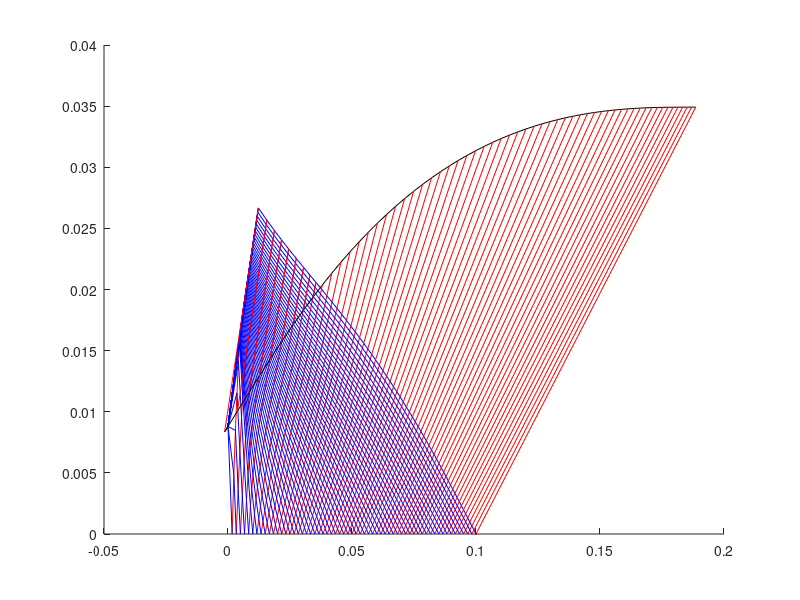

MATLAB code to generate this figure: (Note: this script raises an error after producing the figure.)
%% Housekeeping and initialisation

clear %delete workspace
clc %clear command window
close all %close all figures and other popups

order = 0; %conditions for first iteration
pressurechange = 0; %conditions for first iteration

%READ:
%THIS CODE IS AN IMPLEMENTATION OF THE INVERSE MARCHING METHOD DESCRIBED BY
%ZUCROW AND MODELLED ON THE SHEFFIELD 2020 PAPER WHICH ASSUMES A CENTRELINE
%PRESSURE DISTRIBUTION.

%THE INVERSE MARCHING METHOD STARTS FROM THE CENTRE LINE AND WORKS BOTTOM
%TO TOP HENCE USING POINTS I,J-1 AND I+1,J TO FIND I,J. THIS METHOD REQUIRES A BUNCH OF ITERATION WHICH IS CAUSING SOME
%NUMERICAL STABILITY PROBLEMS.

%ALSO CURRENTLY THE CODE DOES NOT HAVE GOOD BOUNDARY CONDITIONS AT THE THROAT-
%IT IS NECESSARY TO MODEL A TRANSONIC REGION USING SAUER'S METHOD- SEE THE
%JONES TETT PAPER PAGE 3

%THERE IS AN ALTERNATIVE IN THE DIRECT METHOD WHICH WILL NEED SOME MORE
%BOUNDARY CONDITIONS BUT IT WILL NEED LESS ITERATION SO I WILL LOOK AT THAT
%NEXT

%% Inputs

Lnet = 0.1; %initial guess of centreline "net" length
q = -3; %cubic pressure distribution parameter- must be negative
n = 60; %number of characteristic lines to plot
maxerror = 0.01;

rt = 0.0088; %throat radius

g = 1.1484; %ratio of specific heats (gamma)
R = 329;  %gas constant
T0 = 3170; %stagnation temperature
P0 = 30e5; %stagnation pressure
Pe = 1e5; %ambient (and exit) pressure
Cp = R*g/(g-1); %specific heat

Me = sqrt(((P0/Pe)^((g-1)/g)-1)*2/(g-1)); %exit mach number
AR = ((g+1)/2)^((-(g+1))/(2*(g-1)))*((1+(g-1)/2*Me^2)^((g+1)/(2*(g-1))))/Me; %1D area ratio


%% Iteration loop

x = NaN(n,n); %predefine matrices
r = NaN(n,n);
mu = NaN(n,n);
theta = NaN(n,n);
V = NaN(n,n);
T = NaN(n,n);
M = NaN(n,n);
Pn = NaN(n,n);
Qn = NaN(n,n);
N = NaN(n,n);
C = NaN(n,n);

approve = 'y';
while approve == 'y' %iterations
    
    xtemp = x; %save values from last iteration
    rtemp = r;
    Vtemp = V;
    Ttemp = T;
    mutemp = mu;
    thetatemp=theta;
    Mtemp = M;
    
    close all %close all figures
    
    if pressurechange ~= 0
        Lnet = Lnet-Lnet*pressurechange/20; %just shift it into the right direction...
    end
    
    for i=1:n %due to lack of boundary conditions for initial expansion a cubic pressure distribution is assumed along the centreline
        xcentre(i) = Lnet/n*i; %centreline x points
        %         Pcentre(i) = exp(((q*Lnet+2*(log(P0)-log(Pe)))/Lnet^3)*xcentre(i)^3 ...
        %             -((2*q*Lnet + 3*(log(P0)-log(Pe)))/(Lnet^2))*xcentre(i)^2+q*xcentre(i)+log(P0)); %cubic distribution of pressure
        Pcentre(i) = exp(Lnet^(-2)*(xcentre(i)-Lnet)^2*(log(P0)-log(Pe))+log(Pe)); %quadratic distribution of pressure
        if Pcentre(i) >= P0/(1+(g-1)/2)^(g/(g-1)) %if the pressure distribution creates subsonic region
            Pcentre(i) = P0/(1+(g-1)/2*(1+i*0.01)^2)^(g/(g-1)); %make it arbitrarily supersonic instead
        end
        Tcentre(i) = (P0/Pcentre(i))^((1-g)/g)*T0; %centreline properties
        Mcentre(i) = sqrt(((P0/Pcentre(i))^((g-1)/g)-1)*2/(g-1));
        Vcentre(i) = Mcentre(i)*sqrt(g*R*Tcentre(i));
        mucentre(i) = asin(1/Mcentre(i));
        thetacentre(i)=0;
    end
    
    for i= 1:n %for any pair of incident and reflected lines
        x(i,i) = xcentre(i); %pair meets at centreline
        r(i,i) = 0;
        theta(i,i) = thetacentre(i);
        mu(i,i) = mucentre(i);
        M(i,i) = Mcentre(i);
        T(i,i) = Tcentre(i);
        V(i,i) = Vcentre(i);
    end
    
    for k = 1:n %gradually increasing steps away from centreline
        for i = 1:n %for every reflected characteristic
            for j = i+k %for incident characteristics intersecting with reflected ones, stepping away from centreline
                if j >= n+1 %if reached the right end of matrix (crossed all incident characteristics for this reflected characteristic)
                    j = n; %keep j at end
                    break %move to next i
                end
                
                if abs(i-j) == 1 %if just above centreline, then equations are a bit more implicit according to Shapiro 1953 and symbolic toolbox is needed
                    if order == 1 %if iterating with higher order difference
                        
                        Pn(i,j) = theta(i,j)/r(i,j); %arbitrary functions for calculating V
                        Qn(i,j) = theta(i,j)/r(i,j); %Shapiro 1953 shows this is the limit of P and Q as r1, theta1 -> 0 i.e centreline points
                        
                        x(i,j) = (r(i,j-1)-r(i+1,j)+x(i+1,j)*(tan(theta(i+1,j)-mu(i+1,j))+tan(theta(i,j)-mu(i,j)))/2-x(i,j-1)*(tan(theta(i,j-1)+mu(i,j-1))+tan(theta(i,j)+mu(i,j)))/2)... %numerator
                            /((tan(theta(i+1,j)-mu(i+1,j))+tan(theta(i,j)-mu(i,j)))/2-(tan(theta(i,j-1)+mu(i,j-1))+tan(theta(i,j)+mu(i,j)))/2); %denominator
                        
                        r(i,j) = r(i,j-1)+(x(i,j)-x(i,j-1))*(tan(theta(i,j-1)+mu(i,j-1))+tan(theta(i,j)+mu(i,j)))/2; %radial coordinate
                        
                        if j == n %if last incident wave, there is no j+1 point so j value used
                            N(i,j) = 2/(tan(mu(i,j-1))+tan(mu(i,j)))*(2*V(i,j-1)/(V(i,j-1)+V(i,j))+(Pn(i,j)+Pn(i,j))/2*(x(i,j)-x(i,j-1))); %arbitrary functions for calculating V
                            C(i,j) = 2/(tan(mu(i+1,j))+tan(mu(i,j)))*(2*V(i+1,j)/(V(i+1,j)+V(i,j))+(Qn(i,j)+Qn(i,j))/2*(x(i,j)-x(i+1,j))); %because j is at the end the value of j+1 equals value of j.
                            theta(i,j) = theta(i,j-1)+2/(tan(mu(i,j-1))+tan(mu(i,j)))*(2*(V(i,j)-V(i,j-1))/(V(i,j)+V(i,j-1))-(Pn(i,j)+Pn(i,j))/2*(x(i,j)-x(i,j-1))); %flow angle at this point
                        else %all other waves-> have a j+1 point
                            N(i,j) = 2/(tan(mu(i,j-1))+tan(mu(i,j)))*(2*V(i,j-1)/(V(i,j-1)+V(i,j))+(Pn(i,j)+Pn(i,j+1))/2*(x(i,j)-x(i,j-1))); %arbitrary functions for calculating V
                            C(i,j) = 2/(tan(mu(i+1,j))+tan(mu(i,j)))*(2*V(i+1,j)/(V(i+1,j)+V(i,j))+(Qn(i,j)+Qn(i,j+1))/2*(x(i,j)-x(i+1,j))); %arbitrary functions for calculating V
                            theta(i,j) = theta(i,j-1)+2/(tan(mu(i,j-1))+tan(mu(i,j)))*(2*(V(i,j)-V(i,j-1))/(V(i,j)+V(i,j-1))-(Pn(i,j)+Pn(i,j+1))/2*(x(i,j)-x(i,j-1))); %flow angle at this point
                        end
                        
                        V(i,j) = (N(i,j)+C(i,j)-theta(i,j-1)+theta(i+1,j))/(4*((V(i,j-1)+V(i,j))^-1*(tan(mu(i,j-1))+tan(mu(i,j)))^-1+(V(i+1,j)+V(i,j))^-1*(tan(mu(i+1,j))+tan(mu(i,j)))^-1)); %velocity at this point
                        
                    else %if not iterating difference-> first order difference
                        x(i,j) = (r(i,j-1)-r(i+1,j)+x(i+1,j)*tan(theta(i+1,j)-mu(i+1,j))-x(i,j-1)*tan(theta(i,j-1)+mu(i,j-1)))... %x coord, numerator
                            /(tan(theta(i+1,j)-mu(i+1,j))-tan(theta(i,j-1)+mu(i,j-1))); %denominator
                        
                        r(i,j) = r(i,j-1)+(x(i,j)-x(i,j-1))*tan(theta(i,j-1)+mu(i,j-1)); %r coord
                        
                        V(i,j) = (V(i,j-1)*V(i+1,j)*(x(i,j-1)*cot(mu(i,j-1))^2 - x(i,j)*cot(mu(i,j-1))^2 - r(i,j)*theta(i,j-1) + r(i,j)*theta(i+1,j) + theta(i,j-1)*x(i,j-1) - theta(i+1,j)*x(i,j-1) - theta(i,j-1)*x(i,j) + theta(i+1,j)*x(i,j) + r(i,j)*cot(mu(i,j-1)) + r(i,j)*cot(mu(i+1,j)) - x(i,j-1)*cot(mu(i,j-1)) - x(i,j-1)*cot(mu(i+1,j)) + x(i,j)*cot(mu(i,j-1)) + x(i,j)*cot(mu(i+1,j)) - theta(i,j-1)*x(i,j-1)*cot(mu(i,j-1)) - theta(i,j-1)*x(i+1,j)*cot(mu(i+1,j)) + theta(i,j-1)*x(i,j)*cot(mu(i,j-1)) + theta(i,j-1)*x(i,j)*cot(mu(i+1,j)) + x(i+1,j)*cot(mu(i,j-1))*cot(mu(i+1,j)) - x(i,j)*cot(mu(i,j-1))*cot(mu(i+1,j))))... %numerator, this was derived symbolically using P = th(i,j)/r(i,j)
                            /(V(i+1,j)*x(i,j-1)*cot(mu(i,j-1))^2 - V(i+1,j)*x(i,j)*cot(mu(i,j-1))^2 + V(i,j-1)*r(i,j)*cot(mu(i+1,j)) + V(i+1,j)*r(i,j)*cot(mu(i,j-1)) - V(i,j-1)*x(i,j-1)*cot(mu(i+1,j)) - V(i+1,j)*x(i,j-1)*cot(mu(i,j-1)) + V(i,j-1)*x(i,j)*cot(mu(i+1,j)) + V(i+1,j)*x(i,j)*cot(mu(i,j-1)) + V(i+1,j)*x(i+1,j)*cot(mu(i,j-1))*cot(mu(i+1,j)) - V(i+1,j)*x(i,j)*cot(mu(i,j-1))*cot(mu(i+1,j))); %denominator, this was derived symbolically using P = th(i,j)/r(i,j)
                        
                        theta(i,j) = (r(i,j)*(V(i+1,j)*cot(mu(i,j-1))*cot(mu(i+1,j)) - V(i,j-1)*cot(mu(i,j-1))*cot(mu(i+1,j)) + V(i,j-1)*theta(i,j-1)*cot(mu(i+1,j)) + V(i+1,j)*theta(i+1,j)*cot(mu(i,j-1))))... %numerator, this was derived symbolically using P = th(i,j)/r(i,j)
                            /(V(i+1,j)*x(i,j-1)*cot(mu(i,j-1))^2 - V(i+1,j)*x(i,j)*cot(mu(i,j-1))^2 + V(i,j-1)*r(i,j)*cot(mu(i+1,j)) + V(i+1,j)*r(i,j)*cot(mu(i,j-1)) - V(i,j-1)*x(i,j-1)*cot(mu(i+1,j)) - V(i+1,j)*x(i,j-1)*cot(mu(i,j-1)) + V(i,j-1)*x(i,j)*cot(mu(i+1,j)) + V(i+1,j)*x(i,j)*cot(mu(i,j-1)) + V(i+1,j)*x(i+1,j)*cot(mu(i,j-1))*cot(mu(i+1,j)) - V(i+1,j)*x(i,j)*cot(mu(i,j-1))*cot(mu(i+1,j))); %denominator, this was derived symbolically using P = th(i,j)/r(i,j)
                        
                    end
                    T(i,j) = T0 - V(i,j)^2/2/Cp; %temperature
                    M(i,j) = V(i,j)/sqrt(g*R*T(i,j)); %mach number
                    mu(i,j) = asin(1/M(i,j)); %mach angle
                    
                elseif i ~= j %if not on centreline and not just above it, then equations are more explicit and simpler
                    
                    Pn(i,j) = tan(mu(i,j-1))*sin(mu(i,j-1))*sin(theta(i,j-1))/(r(i,j-1)*cos(theta(i,j-1)+mu(i,j-1))); %arbitrary functions for calculating V
                    Qn(i,j) = tan(mu(i+1,j))*sin(mu(i+1,j))*sin(theta(i+1,j))/(r(i+1,j)*cos(theta(i+1,j)-mu(i+1,j))); %arbitrary functions for calculating V
                    
                    if order == 1 %if iterating, use averaged slopes
                        x(i,j) = (r(i,j-1)-r(i+1,j)+x(i+1,j)*(tan(theta(i+1,j)-mu(i+1,j))+tan(theta(i,j)-mu(i,j)))/2-x(i,j-1)*(tan(theta(i,j-1)+mu(i,j-1))+tan(theta(i,j)+mu(i,j)))/2)... %numerator
                            /((tan(theta(i+1,j)-mu(i+1,j))+tan(theta(i,j)-mu(i,j)))/2-(tan(theta(i,j-1)+mu(i,j-1))+tan(theta(i,j)+mu(i,j)))/2); %denominator
                        
                        r(i,j) = r(i,j-1)+(x(i,j)-x(i,j-1))*(tan(theta(i,j-1)+mu(i,j-1))+tan(theta(i,j)+mu(i,j)))/2; %radial component
                        if j == n %if at the end then...
                            N(i,j) = 2/(tan(mu(i,j-1))+tan(mu(i,j)))*(2*V(i,j-1)/(V(i,j-1)+V(i,j))+(Pn(i,j)+Pn(i,j))/2*(x(i,j)-x(i,j-1))); %as before
                            C(i,j) = 2/(tan(mu(i+1,j))+tan(mu(i,j)))*(2*V(i+1,j)/(V(i+1,j)+V(i,j))+(Qn(i,j)+Qn(i,j))/2*(x(i,j)-x(i+1,j)));
                            V(i,j) = (N(i,j)+C(i,j)-theta(i,j-1)+theta(i+1,j))/(4*((V(i,j-1)+V(i,j))^-1*(tan(mu(i,j-1))+tan(mu(i,j)))^-1+(V(i+1,j)+V(i,j))^-1*(tan(mu(i+1,j))+tan(mu(i,j)))^-1));
                            theta(i,j) = theta(i,j-1)+2/(tan(mu(i,j-1))+tan(mu(i,j)))*(2*(V(i,j)-V(i,j-1))/(V(i,j)+V(i,j-1))-(Pn(i,j)+Pn(i,j))/2*(x(i,j)-x(i,j-1)));
                            
                        else %everywhere else, a j+1 point exists
                            N(i,j) = 2/(tan(mu(i,j-1))+tan(mu(i,j)))*(2*V(i,j-1)/(V(i,j-1)+V(i,j))+(Pn(i,j)+Pn(i,j+1))/2*(x(i,j)-x(i,j-1)));
                            C(i,j) = 2/(tan(mu(i+1,j))+tan(mu(i,j)))*(2*V(i+1,j)/(V(i+1,j)+V(i,j))+(Qn(i,j)+Qn(i,j+1))/2*(x(i,j)-x(i+1,j)));
                            V(i,j) = (N(i,j)+C(i,j)-theta(i,j-1)+theta(i+1,j))/(4*((V(i,j-1)+V(i,j))^-1*(tan(mu(i,j-1))+tan(mu(i,j)))^-1+(V(i+1,j)+V(i,j))^-1*(tan(mu(i+1,j))+tan(mu(i,j)))^-1));
                            theta(i,j) = theta(i,j-1)+2/(tan(mu(i,j-1))+tan(mu(i,j)))*(2*(V(i,j)-V(i,j-1))/(V(i,j)+V(i,j-1))-(Pn(i,j)+Pn(i,j+1))/2*(x(i,j)-x(i,j-1)));
                        end
                    else %not iterating, first order slope
                        x(i,j) = (r(i,j-1)-r(i+1,j)+x(i+1,j)*tan(theta(i+1,j)-mu(i+1,j))-x(i,j-1)*tan(theta(i,j-1)+mu(i,j-1)))/(tan(theta(i+1,j)-mu(i+1,j))-tan(theta(i,j-1)+mu(i,j-1)));
                        r(i,j) = r(i,j-1)+(x(i,j)-x(i,j-1))*tan(theta(i,j-1)+mu(i,j-1));
                        V(i,j) = 1/(cot(mu(i,j-1))/V(i,j-1)+cot(mu(i+1,j))/V(i+1,j))*((cot(mu(i,j-1))*(1+Pn(i,j)*(x(i,j)-x(i,j-1))))+cot(mu(i+1,j))*(1+Qn(i,j)*(x(i,j)-x(i+1,j)))+theta(i+1,j)-theta(i,j-1));
                        theta(i,j) = theta(i,j-1) + cot(mu(i,j-1))*((V(i,j)-V(i,j-1))/V(i,j-1)) - Pn(i,j)*(x(i,j)-x(i,j-1));
                    end
                    
                    T(i,j) = T0 - V(i,j)^2/2/Cp;
                    M(i,j) = V(i,j)/sqrt(g*R*T(i,j));
                    mu(i,j) = asin(1/M(i,j));
                    
                    
                end
                
            end
        end
    end
    
    
    %% Plot characteristics so far
    
    figure() %create figure
    hold on %hold all plots on same figure
    
    for i = 1:n %for all characteristics
        plot(x(i,i:n),r(i,i:n),'r') %plot the reflected plus characteristics
        
        xplot = x; %see below
        xplot(xplot==0)=nan; %data set without ugly 0 values
        
        plot([0,xplot(1,i)],[rt,r(1,i)],'b') %plot the throat-originating minus characteristics before meeting reflections
        plot(xplot(1:n,i),r(1:n,i),'b'); %plot the throat-originating minus characteristics after meeting reflections
        
    end
    
    %% Calculate wall coordinates
    theta_av = zeros(n,1);
    for i = 1:n
        if i <= n-1
            theta_av(i,1) = 0.5*(theta(i,n) + theta(i+1,n)); %flow angle at walls;
        else
            theta_av(i,1) = (theta(i,n));
        end
    end
    %note that n = 39 and we have n+1 lines
    %Theta(:,n) are flow angles after crossing the last throat originating
    %characteristic; these and other values are then constant until they hit
    %the wall. So these are wall angles and values.
    %This line finds the wall flow angle by averaging between two consecutive wall points
    a_w = tan(theta_av); % wall slopes in dy/dx
    a_c = tan(theta(1:n,n)+mu(1:n,n)); % dy/dx slopes of the reflected plus characteristics at wall
    X_c = x(1:n,n); %x coordinate of reflected plus characteristic after crossing last throat-originating minus characteristic
    Y_c = r(1:n,n); %y coordinate of reflected plus characteristic after crossing last throat-originating minus characteristic
    X_w = zeros(n+1,1); %empty matrix of wall x coordinates
    Y_w = [rt;zeros(n,1)]; %empty matrix of wall y coordinates
    
    %% Plot wall
    
    for i=2:n+1 %for all wall points -> start at 2 to n+1 because of numerical scheme propagating from previous point
        %     X_w(i,1) = (Y_w(i-1,1)-Y_c(i-1,1)-a_w(i-1,1)*X_w(i-1,1)+a_c(i-1,1)*X_c(i-1,1))/(a_c(i-1,1)-a_w(i-1,1)); %x coordinate of wall
        %by combining previous wall coordinate and characteristic line
        %meeting the current wall point
        X_w(i,1) = (X_w(i-1,1)*a_w(i-1,1)-X_c(i-1,1)*a_c(i-1,1)+Y_c(i-1,1)-Y_w(i-1,1))/(a_w(i-1,1)-a_c(i-1,1)); %x coordinate of wall
        
        %     Y_w(i,1) = Y_w(i-1,1) + a_w(i-1,1)*(X_w(i,1)-X_w(i-1,1)); %wall y coordinates
        Y_w(i,1) = Y_w(i-1,1) + a_w(i-1,1)*(X_w(i,1)-X_w(i-1,1)); %wall y coordinates
    end
    plot(X_w,Y_w,'k') %plot nozzle wall
    
    for i = 2:n+1
        plot([X_c(i-1),X_w(i)],[Y_c(i-1),Y_w(i)],'r') %plot reflected plus characteristics to wall
    end
    
    if abs(Y_w(end)^2/rt^2 - AR) > maxerror
        disp(['Exit area error= ',num2str((abs(Y_w(end)^2/rt^2 - AR))*100),'%.'])
        approve = input(['Unacceptable discrepancy in exit area, iterate? y/n '],'s');
        approve = string(approve);
        if approve ~= 'y'
            break
        end
        decision = input(['Higher order Difference or new Pressure distribution? d/p '],'s');
        decision = string(decision);
        if decision == 'd'
            order = 1; %iterate slopes
            pressurechange = 0; %do not change centreline distribution
        end
        if decision == 'p'
            pressurechange = Y_w(end)^2/rt^2 - AR; %the error in area ratio used to change centreline distribution
            order = 0; %do not iterate slopes
        end
        
        
    else disp(['discrepancy between calculated and 1-D area ratio less than ',num2str(maxerror*100),'%, analysis complete'])
        approve = 'n'; %do not iterate
    end
end

%% Postprocessing

plot([0,X_w(end)],[0,0],'k','linestyle','- -') %plot centreline
pointsize = 50; %scatter point size
scatter(x(:),r(:),pointsize,M(:)) %create scatter heatmap for mach number
cb = colorbar; %create colorbar for mach scatter plot
title(cb,'Mach number')
title(['Axisymmetric nozzle. Exit area error of ',num2str(abs(Y_w(end)^2/rt^2 - AR)*100),'% '])

errorx = xtemp - x; %change in x from last iteration
errorxreal = real(errorx); %real change
errorximag = imag(errorx); %imaginary change (non physical, the sim is screwed)

figure()
plot(1:n,errorxreal)
title('real residuals in x for each reflected line (last iteration)')
leg = legend;
title(leg,'index of reflected line')
figure()
plot(1:n,errorximag)
title('imaginary components (if not 0 then the current sim is screwed)')

